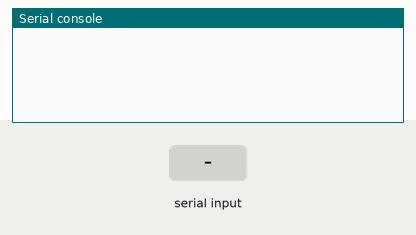
Recording of a program running on a simulated ESP32 board running MicroPython. Shown: the last lines printed to the serial console. Inputs (shaded band) come from the test bench.

Above: at 1.2 s.
1.3 s: "1\n" received over the second serial link
At 2.5 s:
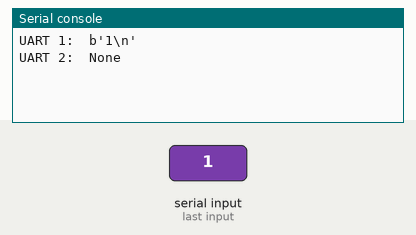
2.8 s: "0\n" received over the second serial link
At 3.7 s:
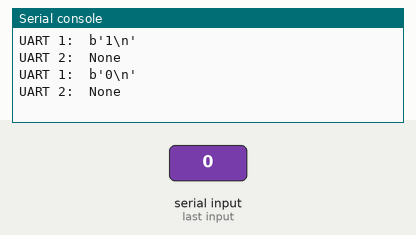

Measured:
- after the input at 1.3 s, the serial console: prints a new line at once (image 1)
- after the input at 2.8 s, the serial console: prints a new line at once (image 2)

The program:

uart_r0.py
```python
from machine import UART
from time import sleep

# Primeiro teste com a UART. Funciona corretamente
uart1 = UART(1, baudrate=9600, bits=8, parity=None, stop=1, tx=12, rx=14, rts=-1, cts=-1, txbuf=256, rxbuf=256, timeout=5000, timeout_char=2)
uart2 = UART(2, 9600)

uart1.init()
uart2.init(9600, bits=8, parity=None, stop=1, tx=17, rx=16)

while True:
    print("UART 1: ", uart1.read())
    print("UART 2: ", uart2.read())

    uart1.write("Escreveu UART 1\n")
    uart2.write("Escreveu UART 2\n")
    sleep(1)
```
